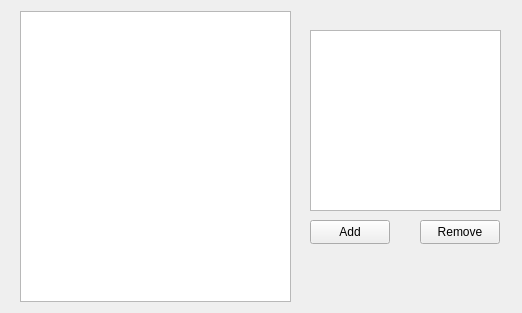
<?xml version="1.0" encoding="UTF-8"?>
<ui version="4.0">
 <class>List</class>
 <widget class="QWidget" name="List">
  <property name="geometry">
   <rect>
    <x>0</x>
    <y>0</y>
    <width>522</width>
    <height>313</height>
   </rect>
  </property>
  <property name="windowTitle">
   <string>Form</string>
  </property>
  <widget class="QListWidget" name="listWidget">
   <property name="geometry">
    <rect>
     <x>20</x>
     <y>11</y>
     <width>271</width>
     <height>291</height>
    </rect>
   </property>
  </widget>
  <widget class="QPushButton" name="btnRemove">
   <property name="geometry">
    <rect>
     <x>420</x>
     <y>220</y>
     <width>80</width>
     <height>24</height>
    </rect>
   </property>
   <property name="text">
    <string>Remove</string>
   </property>
  </widget>
  <widget class="QPushButton" name="btnAdd">
   <property name="geometry">
    <rect>
     <x>310</x>
     <y>220</y>
     <width>80</width>
     <height>24</height>
    </rect>
   </property>
   <property name="text">
    <string>Add</string>
   </property>
  </widget>
  <widget class="QTextEdit" name="txtIngredientInfo">
   <property name="geometry">
    <rect>
     <x>310</x>
     <y>30</y>
     <width>191</width>
     <height>181</height>
    </rect>
   </property>
   <property name="readOnly">
    <bool>true</bool>
   </property>
  </widget>
 </widget>
 <resources/>
 <connections/>
</ui>
